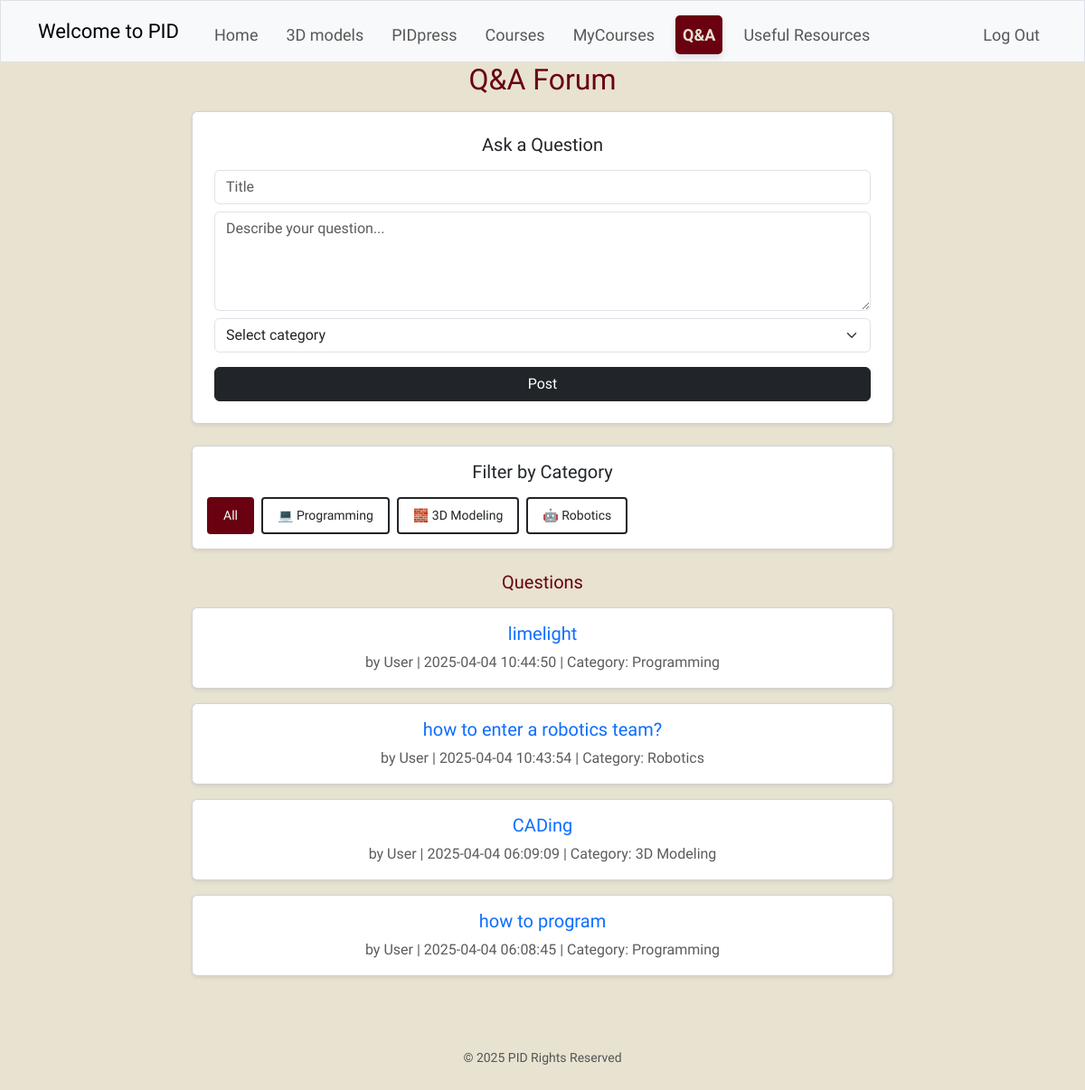
The app's page /qa (signed in) with its own data.
### tables this page shows
CREATE TABLE questions (
    id INTEGER PRIMARY KEY AUTOINCREMENT,
    user_id INTEGER NOT NULL,
    title TEXT NOT NULL,
    body TEXT NOT NULL,
    created_at TIMESTAMP DEFAULT CURRENT_TIMESTAMP,
    category TEXT DEFAULT 'General'
);

CREATE TABLE users (
id INTEGER PRIMARY KEY AUTOINCREMENT NOT NULL,
username TEXT NOT NULL,
hash TEXT NOT NULL,
team TEXT NOT NULL
, courses TEXT);

### app.py (the view, shortened to what this page needs)
@app.route("/qa", methods=["GET", "POST"])
@login_required
def qa():
    selected_category = request.args.get("category", "All")
    categories = db.execute("SELECT DISTINCT category FROM questions")
    if selected_category == "All":
        questions = db.execute(
            "SELECT questions.*, users.username FROM questions JOIN users ON users.id = questions.user_id ORDER BY created_at DESC")
    else:
        questions = db.execute(
            "SELECT questions.*, users.username FROM questions JOIN users ON users.id = questions.user_id WHERE category = ? ORDER BY created_at DESC", selected_category)
    return render_template("qa.html", questions=questions, categories=categories, selected_category=selected_category)

### helpers.py (called while the page is built)
def login_required(f):
    @wraps(f)
    def decorated_function(*args, **kwargs):
        if session.get("user_id") is None:
            return redirect("/login")
        return f(*args, **kwargs)
    return decorated_function

### templates/qa.html (shortened to what this page needs)
{% extends "layout.html" %}
{% block main %}
<div class="row">
    <div class="col-lg-8 mb-4 mx-auto">
        <h2 class="mb-3">Q&A Forum</h2>
        <form method="post" class="card p-4 mb-4 shadow-sm">
            <h5 class="mb-3">Ask a Question</h5>
            <input name="title" class="form-control mb-2" placeholder="Title" required>
            <textarea name="body" class="form-control mb-2" rows="4" placeholder="Describe your question..."
                required></textarea>
            <select name="category" class="form-select mb-3" required>
                <option disabled selected>Select category</option>
            </select>
            <button class="btn btn-dark">Post</button>
        </form>
        <div class="card shadow-sm p-3 mb-4">
            <h5 class="mb-3">Filter by Category</h5>
            {% set icons = {
            "Programming": "💻",
            "3D Modeling": "🧱",
            "Robotics": "🤖",
            "CAD": "📐",
            "General": "🧠"
            } %}
            <div class="d-flex flex-wrap gap-2">
                <a href="/qa?category=All"
                    class="btn btn-outline-dark btn-sm px-3 py-2 {% if selected_category == 'All' %}active{% endif %}">
                    All
                </a>
                {% for cat in categories %}
                <a href="/qa?category={{ cat.category }}"
                    class="btn btn-outline-dark btn-sm px-3 py-2 {% if selected_category == cat.category %}active{% endif %}">
                    {{ icons.get(cat.category, "📁") }} {{ cat.category }}
                </a>
                {% endfor %}
            </div>
        </div>
        <h5 class="mb-3">Questions {% if selected_category != 'All' %}in {{ selected_category }}{% endif %}</h5>
        {% for q in questions %}
        <div class="card mb-3 shadow-sm">
            <div class="card-body">
                <h5>
                    <a href="{{ url_for('question_detail', question_id=q.id) }}"
                        class="text-decoration-none text-primary">{{ q.title }}</a>
                </h5>
                <p class="text-muted mb-0">by {{ q.username }} | {{ q.created_at }} | Category: {{ q.category }}</p>
            </div>
        </div>
        {% else %}
        <p class="text-muted">No questions yet in this category.</p>
        {% endfor %}
    </div>
</div>
{% endblock %}

### templates/layout.html (style rules this page uses)
body { background-color: rgb(232, 226, 209); font-family: "Itim"; color: rgb(105, 1, 16); }

### templates/qa.html (style rules this page uses)
.btn-outline-dark { transition: all 0.2s ease; border-width: 2px; }
.btn-outline-dark:hover, .btn-outline-dark.active { background-color: rgb(105, 1, 16); color: white !important; border-color: rgb(105, 1, 16); }

### records on screen
questions: title "limelight", username "User", created_at "2025-04-04 10:44:50", category "Programming"
questions: title "how to enter a robotics team?", username "User", created_at "2025-04-04 10:43:54", category "Robotics"
questions: title "CADing", username "User", created_at "2025-04-04 06:09:09", category "3D Modeling"
questions: title "how to program", username "User", created_at "2025-04-04 06:08:45", category "Programming"

### other values on screen
{{ icons.get(cat.category, "📁") }} "💻" "🧱" "🤖"
{{ cat.category }} "Programming" "3D Modeling" "Robotics"
